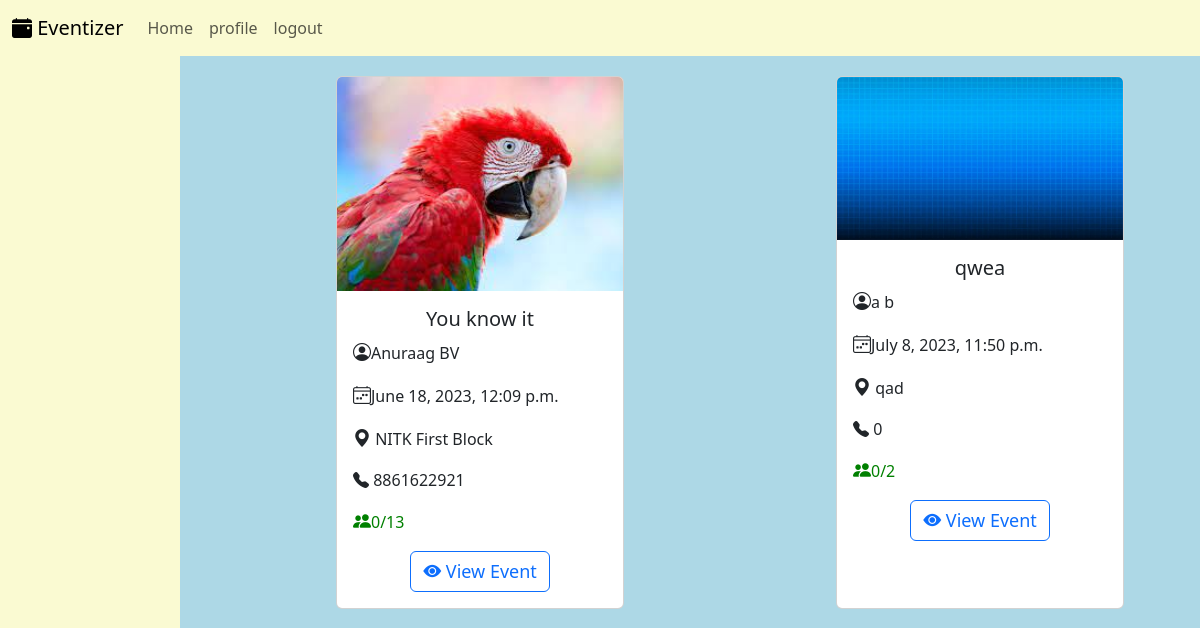
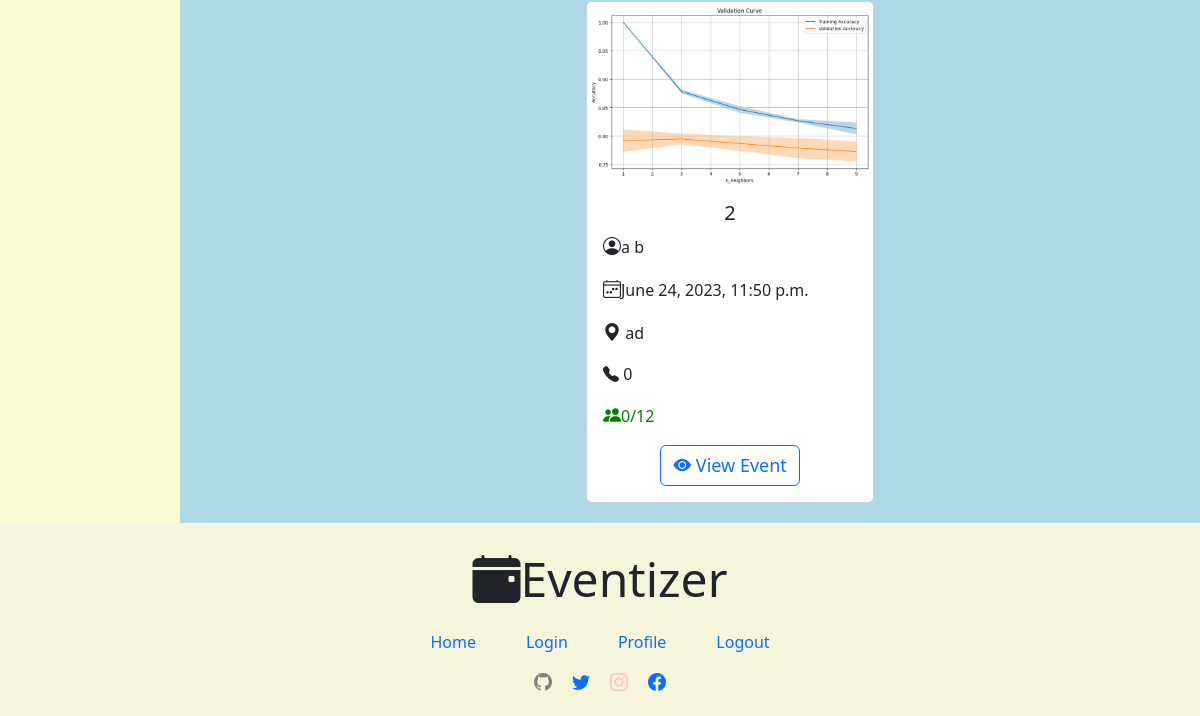
The app's page /Participant/1/, older data (2 pictures, top to bottom).
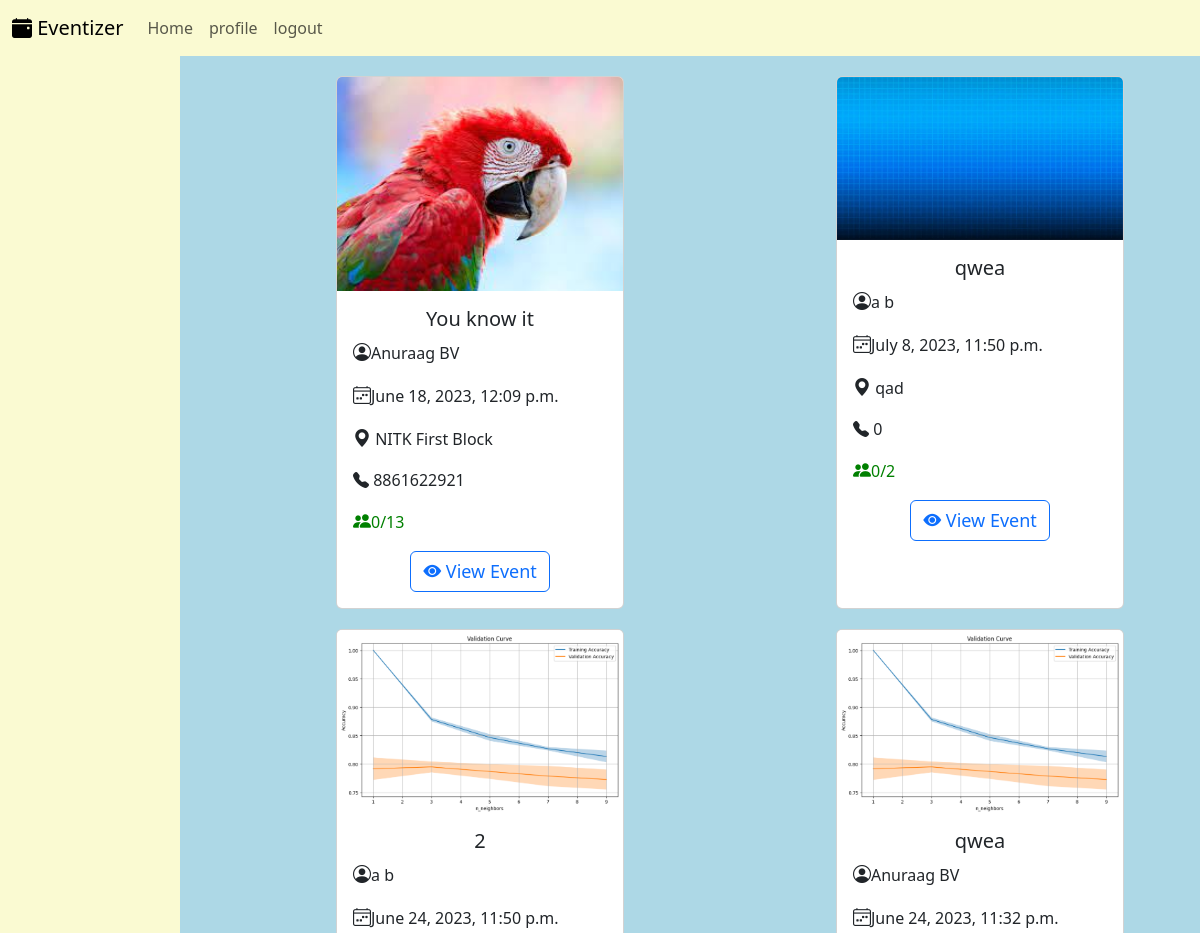
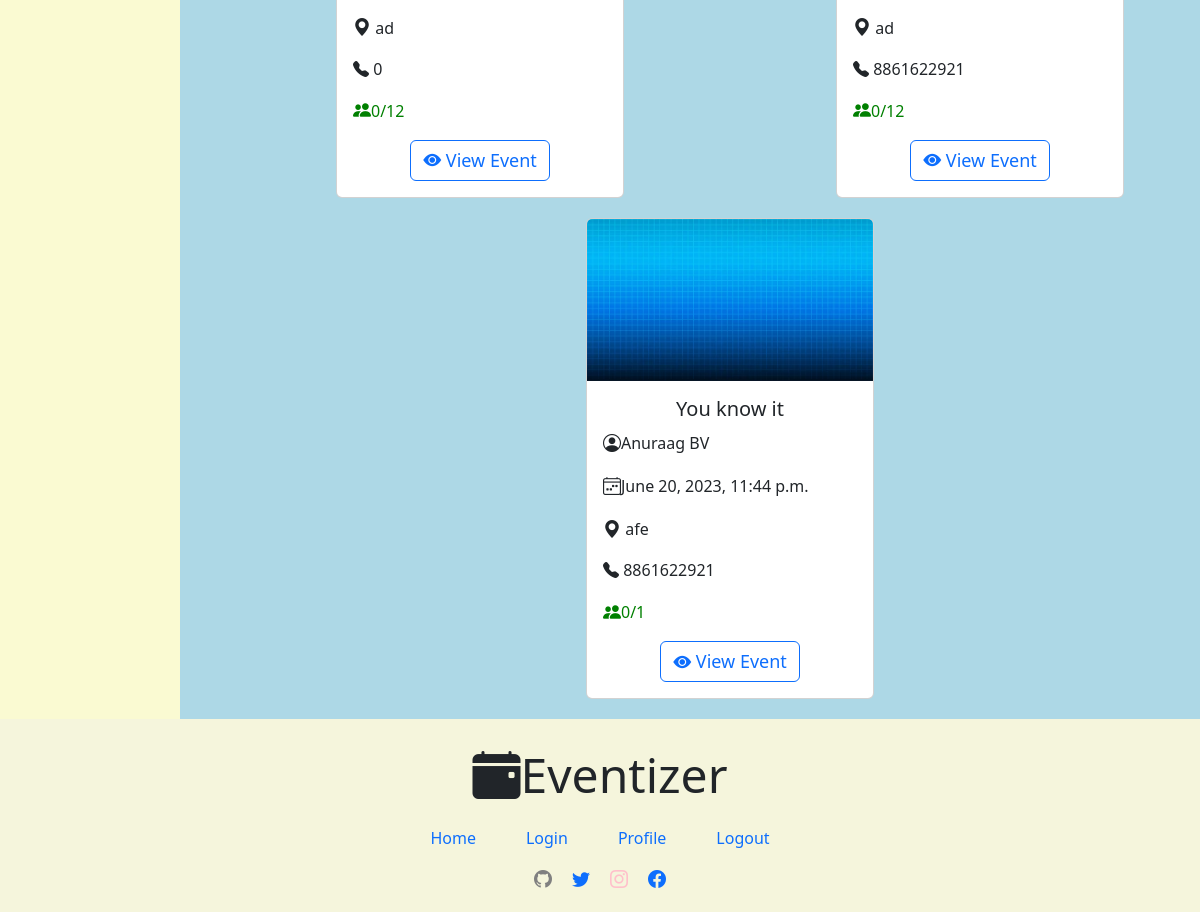
The same page, newer data (2 pictures, top to bottom).
### Organiser_Main/models.py (models this page shows, shortened)
class Organiser_events(models.Model):
    organizer = models.ForeignKey(Organiser, on_delete=models.CASCADE,default=1)
    event_name = models.CharField(max_length=100)
    event_description = models.CharField(max_length=500)
    event_date = models.DateTimeField()
    event_location = models.CharField(max_length=50)
    event_picture = models.ImageField(upload_to='event_images/')
    event_max_participants = models.IntegerField()
    event_present_participants = models.IntegerField(default=0)
    participants = models.ManyToManyField(Participant, blank=True)

### User/models.py (models this page shows)
class Organiser(models.Model):
    first_name = models.CharField(max_length=100)
    last_name = models.CharField(max_length=100)
    email_id = models.EmailField(unique=True)
    password = models.CharField(max_length=100)
    contact = models.IntegerField(validators=[MaxValueValidator(9999999999)],default=0)
    profile_picture = models.ImageField(upload_to='profile_pictures_organiser/', null=True, blank=True)
    date_of_join = models.DateField(auto_now_add=True)
    def __str__(self):
        return f'{self.first_name} {self.last_name}'

### Participant_Main/views.py (the view)
# urls.py: path('Participant/<int:participant>/', participant_main, name='participant_main'),
def participant_main(request, participant):
    events = Organiser_events.objects.all()
    return render(request, 'par_index.html', {'participant': participant, 'events': events})

### Participant_Main/templates/par_index.html (shortened to what this page needs)
{% load static %}
<!DOCTYPE html>
<html lang="en">
<head>
    <link href="https://cdn.jsdelivr.net/npm/bootstrap@5.3.0/dist/css/bootstrap.min.css" rel="stylesheet">
    <link rel="stylesheet" href="https://cdn.jsdelivr.net/npm/bootstrap-icons@1.10.5/font/bootstrap-icons.css">
</head>
<body>
    <nav class="navbar navbar-expand-lg custom-navbar" id="nav_bar">
        <div class="container-fluid">
          <a class="navbar-brand" href="#"><i class="bi bi-calendar-event-fill"></i> Eventizer</a>
          <div class="collapse navbar-collapse" id="navbarNav">
            <ul class="navbar-nav">
              <li class="nav-item">
                <a class="nav-link " aria-current="page" href="/Participant/{{ participant }}/">Home</a>
              </li>
              <li class="nav-item">
                <a class="nav-link" href="#">profile</a>
              </li>
              <li class="nav-item">
                <a class="nav-link" href="/logout">logout</a>
              </li>
            </ul>
          </div>
        </div>
      </nav>
      <div id="participant_full_view">
        <div id="filter"></div>
      <div id="showing_events">
        {% for event in events %}
        <div class="card" style="width: 18rem;">
          <img src="{{ event.event_picture.url }}" class="card-img-top" alt="...">
          <div class="card-body">
            <h5 class="card-title" style="text-align: center;">{{event.event_name}}</h5>
            <p class="card-text"><i class="bi bi-person-circle" id="font-icon"></i>{{event.organizer}}</p>
            <p class="card-text"><i class="bi bi-calendar4-week" id="font-icon"></i>{{event.event_date}}</p>
            <p class="card-text"><i class="bi bi-geo-alt-fill" id="font-icon"></i> {{event.event_location}}</p>
            <p class="card-text"><i class="bi bi-telephone-fill"></i> {{event.organizer.contact}}</p>
            <p class="card-text green"><i class="bi bi-people-fill" id="font-icon"></i>{{event.event_present_participants}}/{{event.event_max_participants}}</p>
            <center><a href="{% url 'participant_event' participant=participant organiser_event=event.id %}" class="btn btn-outline-primary" id="font-icon"><i class="bi bi-eye-fill"></i> View Event</a></center>
          </div>
        </div>
        {% endfor %}
      </div>
    </div>
    <div id="footer">
        <div id="name_footer"><i class="bi bi-calendar-event-fill"></i>Eventizer</div>
        <div id="links_footer">
            <a href="#">Home</a>
            <a href="#">Login</a>
            <a href="#">Profile</a>
            <a href="#">Logout</a>
        </div>
        <div id="media_footer">
          <div><a href=""><i class="bi bi-github" style="color:grey"></i></a></div>
          <div><a href=""><i class="bi bi-twitter"></i></a></div>
          <div><a href=""><i class="bi bi-instagram" style="color:pink"></i></a></div>
          <div><a href=""><i class="bi bi-facebook"></i></a></div>
      </div>
    </div>
</body>
</html>

Row changes from the older to the newer data that the page shows:
added Organiser_events: event_picture (picture), event_name "qwea", organizer "Anuraag BV", event_date "June 24, 2023, 11:32 p.m.", event_location "ad", organizer.contact "8861622921", event_present_participants "0", event_max_participants "12"
added Organiser_events: event_picture (picture), event_name "You know it", organizer "Anuraag BV", event_date "June 20, 2023, 11:44 p.m.", event_location "afe", organizer.contact "8861622921", event_present_participants "0", event_max_participants "1"
